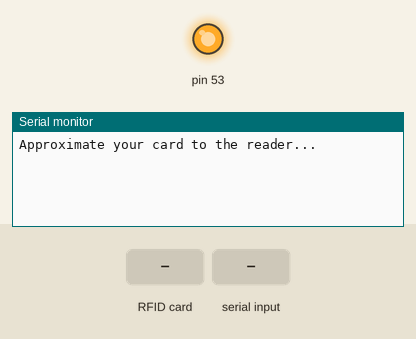
The sketch below on a simulated Arduino Mega 2560, built with avr-gcc and run on an emulated ATmega2560. Shown: output pins drawn as LEDs (lit = HIGH), the last lines printed to the serial monitor. The test bench sets the inputs (shaded band). Pins used as bus, display or sensor lines are not drawn.

Above: at 1.2 s.
1.3 s: RFID card FC EB 6D 6E held to the reader
At 1.9 s:
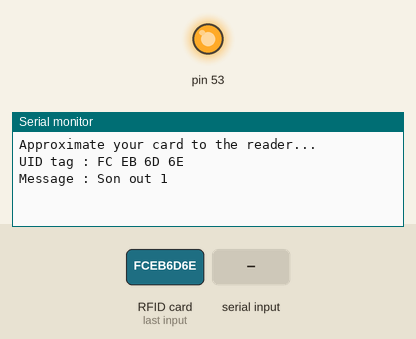
2.8 s: "Grandpa In\n" received over the second serial link
At 3.5 s:
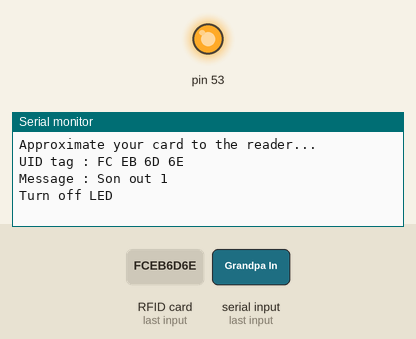
4.3 s: RFID card 2C E5 75 6D held to the reader
At 5.3 s:
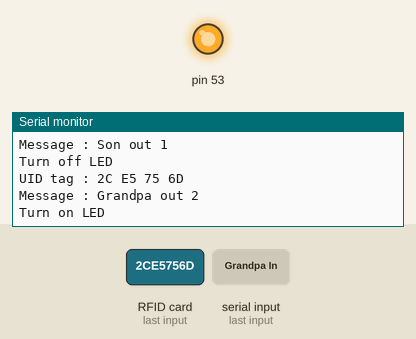
5.8 s: RFID card 23 67 09 07 held to the reader
At 7.2 s:
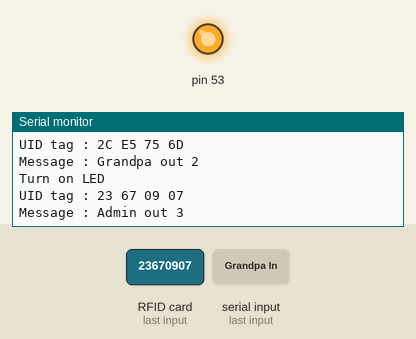

The sketch:

Teensy1.ino
```cpp
#include <SPI.h>
#include <MFRC522.h>

#define SS_PIN 0
#define RST_PIN 6
#define LEDREDPIN 19


MFRC522 mfrc522(SS_PIN, RST_PIN);   // Create MFRC522 instance.


#define rxPin 7 // Teensy pin 7 <--> HC-05 Tx
#define txPin 8 // Teensy pin 8 <--> HC-05 Rx

void setup()
{
  Serial.begin(9600);   // Initiate a serial communication
  SPI.begin();      // Initiate  SPI bus
   pinMode(LEDREDPIN, OUTPUT);
  mfrc522.PCD_Init();   // Initiate MFRC522
  Serial.println("Approximate your card to the reader...");
  Serial.println();

  // Setup Serial1 for BlueTooth
  Serial1.begin(9600); // Default communication rate of the Bluetooth module

}
void loop()
{
   if (Serial1.available()) {
       String cm = Serial1.readStringUntil('\n');

       if (cm.equals ("Grandpa In")){
        Serial.println("Turn off LED");
           digitalWrite(LEDREDPIN, LOW);
          }
       else if(cm.equals ("Admin In")){
        Serial.println("Turn off LED");
           digitalWrite(LEDREDPIN, LOW);
          }
   }

  // Look for new cards
  if ( ! mfrc522.PICC_IsNewCardPresent())
  {
    return;
  }
  // Select one of the cards
  if ( ! mfrc522.PICC_ReadCardSerial())
  {
    return;
  }
  //Show UID on serial monitor
  Serial.print("UID tag :");
  String content= "";
  for (byte i = 0; i < mfrc522.uid.size; i++)
  {
     Serial.print(mfrc522.uid.uidByte[i] < 0x10 ? " 0" : " ");
     Serial.print(mfrc522.uid.uidByte[i], HEX);
     content.concat(String(mfrc522.uid.uidByte[i] < 0x10 ? " 0" : " "));
     content.concat(String(mfrc522.uid.uidByte[i], HEX));
  }
  Serial.println();
  Serial.print("Message : ");
  content.toUpperCase();
  if (content.substring(1) == "FC EB 6D 6E") //change here the UID of the card/cards that you want to give access
  {
    Serial.println("Son out 1");
    Serial1.println(F("Son out 1"));
    Serial.println();
    delay(500);
  }
 else if (content.substring(1) == "2C E5 75 6D") //change here the UID of the card/cards that you want to give access
  {
    Serial.println("Grandpa out 2");
    Serial1.println(F("Grandpa out 2"));
    Serial.println();
    delay(500);
    Serial.println("Turn on LED");
    digitalWrite(LEDREDPIN, HIGH);
  }
  else if (content.substring(1) == "23 67 09 07") //change here the UID of the card/cards that you want to give access
  {
    Serial.println("Admin out 3");
    Serial1.println(F("Admin out 3"));
    Serial.println();
    delay(500);
  }

 else   {
    Serial.println(" Access denied 0");
    Serial1.println(F("Access denied 0"));
    Serial.println();
    delay(500);

  }


}
```

Measured:
- after the input at 1.3 s, the serial monitor: prints a new line at once (image 1)
- after the input at 2.8 s, the serial monitor: prints a new line at once (image 2)
- after the input at 4.3 s, the serial monitor: prints a new line at once (image 3)
- after the input at 5.8 s, the serial monitor: prints a new line at once (image 4)
